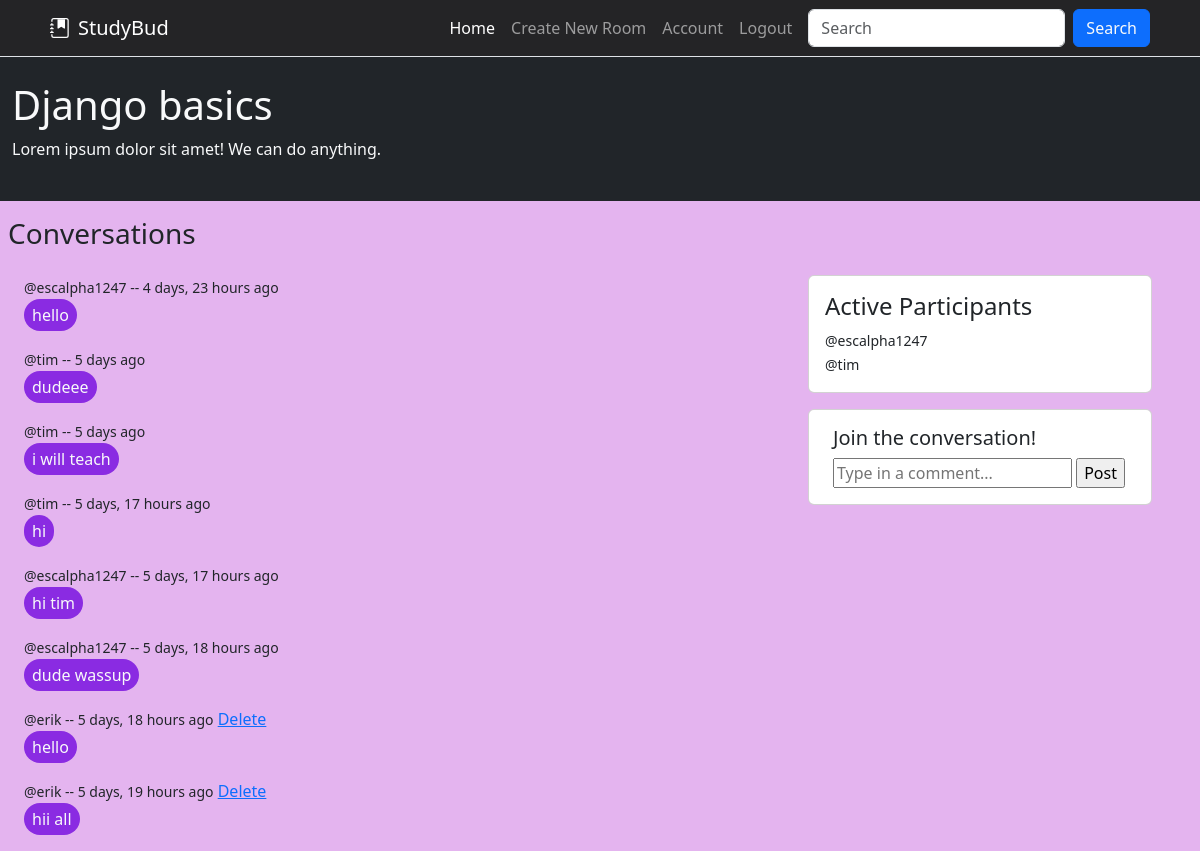
Page /room/7/ (signed in) on the committed database.
### base/models.py (models this page shows, shortened)
class Room(models.Model):
    host = models.ForeignKey(User, on_delete=models.SET_NULL, null=True)
    topic = models.ForeignKey(Topic, on_delete=models.SET_NULL, null=True)
    name = models.CharField(max_length=200)
    description = models.TextField(null=True, blank=True) # Null is allowed, by default is false!
    participants = models.ManyToManyField(User, related_name='participants', blank=True)
    updated = models.DateTimeField(auto_now=True) # takes snapshot everytime its saved
    created = models.DateTimeField(auto_now_add=True) # only takes snapshot when saved first time
    class Meta:
        ordering = ['-updated', '-created'] # '-' sign makes newer one come at top

class Message(models.Model):
    user = models.ForeignKey(User, on_delete=models.CASCADE)
    room = models.ForeignKey(Room, on_delete=models.CASCADE) # This will delete all messages in a room after the room is deleted.
    body = models.TextField() # required
    updated = models.DateTimeField(auto_now=True) # takes snapshot everytime its saved
    created = models.DateTimeField(auto_now_add=True) # only takes snapshot when saved first time
    class Meta:
        ordering = ['-updated', '-created']

### base/views.py (the view)
# urls.py: path('room/<str:pk>/', views.room, name="room"),
def room(request, pk):
    q = request.GET.get('q') if request.GET.get('q') != None else ''
    room = Room.objects.get(id=pk)
    room_messages = room.message_set.all()
    participants = room.participants.all()
    if request.method == "POST":
        message = Message.objects.create(user=request.user, room=room, body=request.POST.get('comment'))
        room.participants.add(request.user)
        return redirect('room', pk=room.id)
    context = {'room': room, 'room_messages':room_messages, 'participants':participants}
    return render(request, 'base/room.html', context)

### base/templates/base/room.html (shortened to what this page needs)
{% extends 'main.html' %}
{% load static %}
{% block content %}
<div class="container-fluid px-0 py-0">
    <div class="container-fluid border border-top border-0 py-4 bg-dark text-light">
        <h1>{{ room.name }}</h1>
        <p style="font-size: 1em;">{{ room.description }}</p>
    </div>
    <h3 class="px-2 py-3">Conversations</h3>
    <div class="row container-fluid">
        <div class="col-8">
            <div name="conversation" class="container-fluid">
                {% for message in room_messages %}
                <small>@{{message.user}} -- {{message.created|timesince}} ago</small>
                {%if request.user == message.user%}
                <a href="{% url 'delete-message' message.id %}">Delete</a>
                {% endif %}
                <p class="text-light rounded-pill px-2 py-1" style="width: fit-content;background-color: blueviolet;border-color: blueviolet; border-width: 1rem;">{{message.body}}</p>
                {% endfor %}
            </div>
        </div>
        <div class="col-4">
            <div class="container">
                <div class="card">
                    <div class="card-body">
                        <h4 class="card-title">Active Participants</h4>
                        {% for user in participants %}
                        <div class="">
                            <small class="card-link">@{{user.username}}</small>
                        </div>
                        {% endfor %}
                    </div>
                </div>
            </div>
            <div class="container pt-3">
                {%if request.user.is_authenticated%}
                <div class="card p-3">
                    <h5 class="px-2">Join the conversation!</h5>
                    <form method="POST" action="" class="px-2">
                        <input type="text" name="comment" placeholder="Type in a comment...">
                        <input type="submit" value="Post">
                    </form>
                </div>
                {%endif%}
            </div>
        </div>
    </div>
</div>
{% endblock content %}

### static/styles/main.css (style rules this page uses)
body { background-color:#e4b4ef; }

### rows in the picture
Room: name "Django basics", description "Lorem ipsum dolor sit amet! We can do anything."
Message: user "escalpha1247", created "4 days, 23 hours", body "hello"
Message: user "tim", created "5 days", body "dudeee"
Message: user "tim", created "5 days", body "i will teach"
Message: user "tim", created "5 days, 17 hours", body "hi"
Message: user "escalpha1247", created "5 days, 17 hours", body "hi tim"
Message: user "escalpha1247", created "5 days, 18 hours", body "dude wassup"
Message: user "erik", created "5 days, 18 hours", shows "Delete", body "hello"
Message: user "erik", created "5 days, 19 hours", shows "Delete", body "hii all"

### other values in the picture
{{ user.username }} "escalpha1247"
{{ user.username }} "tim"
